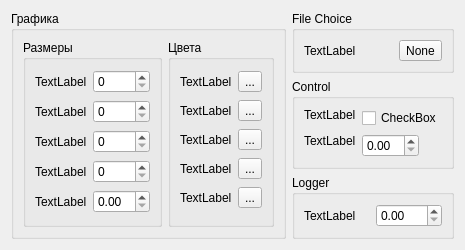
      <widget class="QWidget" name="tab_4">
       <attribute name="title">
        <string>Task</string>
       </attribute>
       <layout class="QGridLayout" name="gridLayout_3">
        <item row="0" column="0" rowspan="3">
         <widget class="QGroupBox" name="groupBox_10">
          <property name="sizePolicy">
           <sizepolicy hsizetype="Minimum" vsizetype="Minimum">
            <horstretch>0</horstretch>
            <verstretch>0</verstretch>
           </sizepolicy>
          </property>
          <property name="title">
           <string>Графика</string>
          </property>
          <layout class="QGridLayout" name="gridLayout_11">
           <item row="0" column="0">
            <widget class="QGroupBox" name="groupBox_11">
             <property name="sizePolicy">
              <sizepolicy hsizetype="Minimum" vsizetype="Minimum">
               <horstretch>0</horstretch>
               <verstretch>0</verstretch>
              </sizepolicy>
             </property>
             <property name="title">
              <string>Размеры</string>
             </property>
             <layout class="QGridLayout" name="gridLayout_12">
              <item row="0" column="0">
               <widget class="QLabel" name="label_33">
                <property name="text">
                 <string>TextLabel</string>
                </property>
               </widget>
              </item>
              <item row="0" column="1">
               <widget class="QSpinBox" name="spinBox_16"/>
              </item>
              <item row="1" column="0">
               <widget class="QLabel" name="label_34">
                <property name="text">
                 <string>TextLabel</string>
                </property>
               </widget>
              </item>
              <item row="1" column="1">
               <widget class="QSpinBox" name="spinBox_17"/>
              </item>
              <item row="2" column="0">
               <widget class="QLabel" name="label_35">
                <property name="text">
                 <string>TextLabel</string>
                </property>
               </widget>
              </item>
              <item row="2" column="1">
               <widget class="QSpinBox" name="spinBox_18"/>
              </item>
              <item row="3" column="0">
               <widget class="QLabel" name="label_36">
                <property name="text">
                 <string>TextLabel</string>
                </property>
               </widget>
              </item>
              <item row="3" column="1">
               <widget class="QSpinBox" name="spinBox_19"/>
              </item>
              <item row="4" column="0">
               <widget class="QLabel" name="label_37">
                <property name="text">
                 <string>TextLabel</string>
                </property>
               </widget>
              </item>
              <item row="4" column="1">
               <widget class="QDoubleSpinBox" name="doubleSpinBox_16"/>
              </item>
             </layout>
            </widget>
           </item>
           <item row="0" column="1">
            <widget class="QGroupBox" name="groupBox_12">
             <property name="sizePolicy">
              <sizepolicy hsizetype="Maximum" vsizetype="Minimum">
               <horstretch>0</horstretch>
               <verstretch>0</verstretch>
              </sizepolicy>
             </property>
             <property name="minimumSize">
              <size>
               <width>0</width>
               <height>0</height>
              </size>
             </property>
             <property name="title">
              <string>Цвета</string>
             </property>
             <layout class="QGridLayout" name="gridLayout_13">
              <item row="3" column="0">
               <widget class="QLabel" name="label_38">
                <property name="text">
                 <string>TextLabel</string>
                </property>
               </widget>
              </item>
              <item row="5" column="0">
               <widget class="QLabel" name="label_39">
                <property name="text">
                 <string>TextLabel</string>
                </property>
               </widget>
              </item>
              <item row="4" column="1">
               <widget class="QToolButton" name="toolButton_6">
                <property name="text">
                 <string>...</string>
                </property>
                <property name="checkable">
                 <bool>false</bool>
                </property>
               </widget>
              </item>
              <item row="5" column="1">
               <widget class="QToolButton" name="toolButton_7">
                <property name="text">
                 <string>...</string>
                </property>
                <property name="checkable">
                 <bool>false</bool>
                </property>
               </widget>
              </item>
              <item row="4" column="0">
               <widget class="QLabel" name="label_40">
                <property name="text">
                 <string>TextLabel</string>
                </property>
               </widget>
              </item>
              <item row="3" column="1">
               <widget class="QToolButton" name="toolButton_8">
                <property name="text">
                 <string>...</string>
                </property>
                <property name="checkable">
                 <bool>false</bool>
                </property>
               </widget>
              </item>
              <item row="2" column="0">
               <widget class="QLabel" name="label_41">
                <property name="text">
                 <string>TextLabel</string>
                </property>
               </widget>
              </item>
              <item row="2" column="1">
               <widget class="QToolButton" name="toolButton_9">
                <property name="text">
                 <string>...</string>
                </property>
                <property name="checkable">
                 <bool>false</bool>
                </property>
               </widget>
              </item>
              <item row="1" column="0">
               <widget class="QLabel" name="label_42">
                <property name="text">
                 <string>TextLabel</string>
                </property>
               </widget>
              </item>
              <item row="1" column="1">
               <widget class="QToolButton" name="toolButton_10">
                <property name="text">
                 <string>...</string>
                </property>
                <property name="checkable">
                 <bool>false</bool>
                </property>
               </widget>
              </item>
             </layout>
            </widget>
           </item>
          </layout>
         </widget>
        </item>
        <item row="0" column="1">
         <widget class="QGroupBox" name="groupBox_14">
          <property name="sizePolicy">
           <sizepolicy hsizetype="Minimum" vsizetype="Minimum">
            <horstretch>0</horstretch>
            <verstretch>0</verstretch>
           </sizepolicy>
          </property>
          <property name="title">
           <string>File Choice</string>
          </property>
          <layout class="QGridLayout" name="gridLayout_15">
           <item row="0" column="0">
            <widget class="QLabel" name="label_44">
             <property name="text">
              <string>TextLabel</string>
             </property>
            </widget>
           </item>
           <item row="0" column="1">
            <widget class="QToolButton" name="toolButton_11">
             <property name="text">
              <string>None</string>
             </property>
            </widget>
           </item>
          </layout>
         </widget>
        </item>
        <item row="1" column="1">
         <widget class="QGroupBox" name="groupBox_15">
          <property name="title">
           <string>Control</string>
          </property>
          <layout class="QGridLayout" name="gridLayout_4">
           <item row="0" column="0" alignment="Qt::AlignmentFlag::AlignLeft|Qt::AlignmentFlag::AlignTop">
            <widget class="QLabel" name="label">
             <property name="text">
              <string>TextLabel</string>
             </property>
            </widget>
           </item>
           <item row="0" column="1" alignment="Qt::AlignmentFlag::AlignLeft|Qt::AlignmentFlag::AlignTop">
            <widget class="QCheckBox" name="checkBox_2">
             <property name="text">
              <string>CheckBox</string>
             </property>
            </widget>
           </item>
           <item row="1" column="0" alignment="Qt::AlignmentFlag::AlignLeft|Qt::AlignmentFlag::AlignTop">
            <widget class="QLabel" name="label_6">
             <property name="text">
              <string>TextLabel</string>
             </property>
            </widget>
           </item>
           <item row="1" column="1" alignment="Qt::AlignmentFlag::AlignLeft|Qt::AlignmentFlag::AlignTop">
            <widget class="QDoubleSpinBox" name="doubleSpinBox_3"/>
           </item>
          </layout>
         </widget>
        </item>
        <item row="2" column="1">
         <widget class="QGroupBox" name="groupBox_13">
          <property name="sizePolicy">
           <sizepolicy hsizetype="Minimum" vsizetype="Minimum">
            <horstretch>0</horstretch>
            <verstretch>0</verstretch>
           </sizepolicy>
          </property>
          <property name="title">
           <string>Logger</string>
          </property>
          <layout class="QGridLayout" name="gridLayout_14">
           <item row="0" column="1">
            <widget class="QLabel" name="label_43">
             <property name="text">
              <string>TextLabel</string>
             </property>
            </widget>
           </item>
           <item row="0" column="2">
            <widget class="QDoubleSpinBox" name="doubleSpinBox_2"/>
           </item>
          </layout>
         </widget>
        </item>
       </layout>
      </widget>
